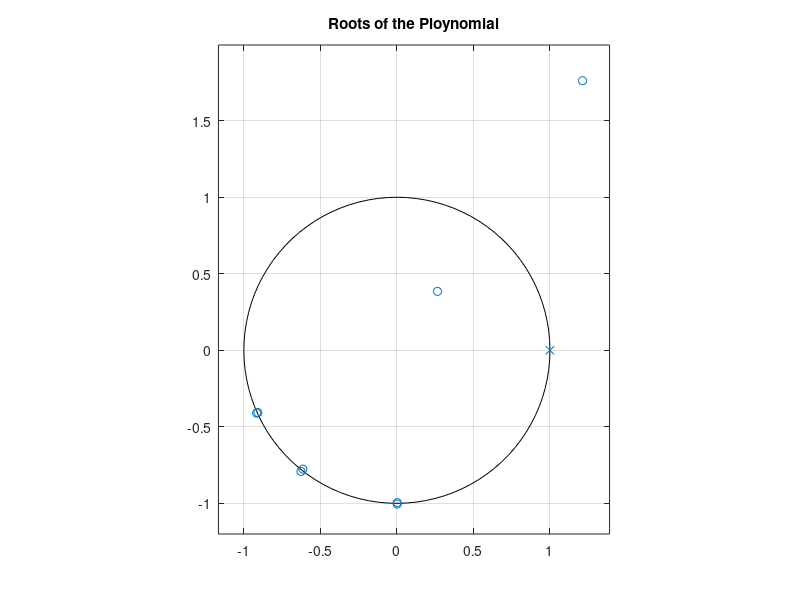

Source code (MATLAB):
%% Simulation of 1-Dimensional Array for Estimation of Angle of Arrival Using ROOT - MUSIC Algorithm for Coherent Sources

%%%%%%%%%%%%%%%%%%%%%%%%%%%%%%%%%%%%%%%%%%%%%%%
%%%%%%%%%%%%%%%%%%%%%%%%%%%%%%%%%%%%%%%%%%%%%%%
%% Clear the cache
%%%%%%%%%%%%%%%%%%%%%%%%%%%%%%%%%%%%%%%%%%%%%%%

clc; clear;close all;tic

%%%%%%%%%%%%%%%%%%%%%%%%%%%%%%%%%%%%%%%%%%%%%%%
%% Parameters
%%%%%%%%%%%%%%%%%%%%%%%%%%%%%%%%%%%%%%%%%%%%%%%


numElements = 8;% Number of antenna elements
elementSpacing = 0.5;% Half wavelength spacing
numSignals = 3; % Number of signal sources
theta = [30 45 60]; % Directions of arrival
numSnapshots = 100;% Number of samples
signalFreq = 1e9;                         % Frequency of incoming signals (Hz)
c = 3e8;                                        % Speed of light (m/s)
wavelength = c / signalFreq;        % Wavelength of incoming signals (m)
SNR = 20;                                  % Signal to Noise Ratio (dB)
q = numElements-numSignals;



%%%%%%%%%%%%%%%%%%%%%%%%%%%%%%%%%%%%%%%%%%%%%%%
%% Create the steering vectors and Singal matrices
%%%%%%%%%%%%%%%%%%%%%%%%%%%%%%%%%%%%%%%%%%%%%%%


% Construct steering matrix A for all sources
SteeringVector = [];
for n = 1:numSignals
    a = exp(-1i * 2 * pi * elementSpacing * sin(theta(n) * pi / 180) * (0:numElements-1)');
    SteeringVector = [SteeringVector, a];
end


% Generate signal sources
t = 1:numSnapshots;  % Time samples

% Coherent signals: same signal, but two of them are coherent (reflections)
signal1 = exp(1j * 2 * pi * 0.01 * t);  % First coherent signal
signal2 = signal1;                      % Second coherent signal (coherent with signal1)
signal3 = exp(1j * 2 * pi * 0.02 * t);  % Third non-coherent signal

signals = [signal1;signal2;signal3];


% Generating noise signal

noise_variance = 10^(-SNR/10);
noise = sqrt(noise_variance/2) * (randn(numElements, numSnapshots) + 1i * randn(numElements, numSnapshots));

R = SteeringVector*signals+ noise;

%%%%%%%%%%%%%%%%%%%%%%%%%%%%%%%%%%%%%%%%%%%%%%%
%% Applying Spatial Smoothening to Received Signal Matrix
%%%%%%%%%%%%%%%%%%%%%%%%%%%%%%%%%%%%%%%%%%%%%%%

R_signal = zeros(q,q);

for i=0:numElements-q
    z = (R((i+1:q+i),:));
    r = z*z'/(4*numSnapshots);
    R_signal = R_signal+r;

end
   

%%%%%%%%%%%%%%%%%%%%%%%%%%%%%%%%%%%%%%%%%%%%%%%
%% ROOT MUSIC Algorithm 
%%%%%%%%%%%%%%%%%%%%%%%%%%%%%%%%%%%%%%%%%%%%%%%
%% Eigen Value Decomposition 
%%%%%%%%%%%%%%%%%%%%%%%%%%%%%%%%%%%%%%%%%%%%%%%


% Eigenvalue decomposition and sorting
[eigenVector, eigenValues] = eig(R_signal);
signalSubspace = zeros(1, q);


for k = 1:q
    signalSubspace(k) = real(eigenValues(k, k));
end
[signalSubspace, Ind] = sort(signalSubspace, 'descend');
signalSubspace = diag(signalSubspace);

noiseSubspace = zeros(q, q);
for k = 1:q
    noiseSubspace(:, k) = eigenVector(:, Ind(k));
end

% Constructing the noise subspace
En = [];
for d = numSignals+1:q
    En = [En, noiseSubspace(:, d)];
end

% Finding zeros of polynomial, choose the closest to the unit circle
C = En * En';
for k = (q-1):-1:-(q-1)
    P(q-k) = sum(diag(C, k));
end

% Computation of Roots of the Polynomial
rts = roots(P);
figure(2);zplane(rts, 1);title("Roots of the Ploynomial");


% Choose the roots closest to the unit circle
dist_from_unit_circle =abs(abs(rts - 1)); % Computing the roots nearer to the Unit Circle
theta = -180 * asin(angle(rts) / 2 / pi / elementSpacing) / pi;
disp("Estimated Angle of Arrivals: "+theta);


%%%%%%%%%%%%%%%%%%%%%%%%%%%%%%%%%%%%%%%%%%%%%%%


toc


%%%%%%%%%%%%%%%%%%%%%%%%%%%%%%%%%%%%%%%%%%%%%%%
%%%%%%%%%%%%%%%%%%%%%%%%%%%%%%%%%%%%%%%%%%%%%%%
